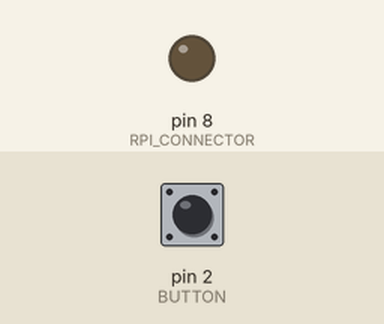
This sketch was run on a simulated Arduino Uno, built with avr-gcc and run on an emulated ATmega328P. Parts: output pins drawn as LEDs (lit = HIGH). The test bench sets the inputs (shaded band); at power-on: pin 2 (BUTTON) LOW.

Above: at 1.2 s.
1.3 s: pin 2 (BUTTON) pulled HIGH for 0.15 s
At 2.5 s:
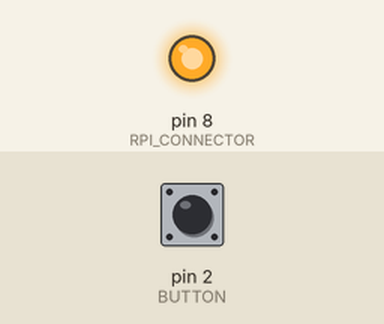
2.9 s: pin 2 (BUTTON) pulled HIGH for 1 s
At 3.7 s:
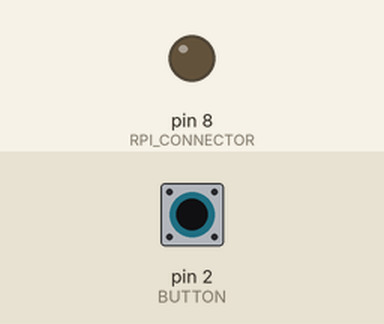
5.4 s: pin 2 (BUTTON) pulled HIGH for 3.2 s
At 6.8 s:
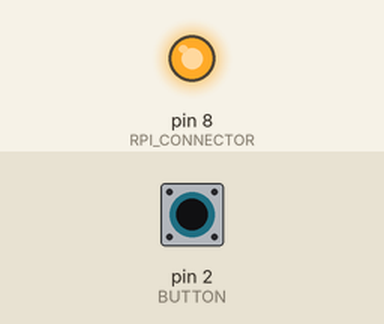
Timing chart, 0 to 8.4 s (numbered marks = the images above; inputs shaded):
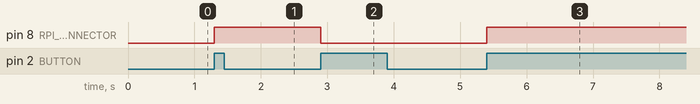

Measured:
- after the input at 1.3 s, pin 8 (RPI_CONNECTOR): LOW → HIGH at once
- after the input at 2.9 s, pin 8 (RPI_CONNECTOR): HIGH → LOW at once
- after the input at 5.4 s, pin 8 (RPI_CONNECTOR): LOW → HIGH at once

The sketch:

opdracht_8_c_Arduino.ino
```cpp
const int BUTTON = 2;
const int RPI_CONNECTOR = 8;
boolean buttonState = false;

void setup() {
pinMode(BUTTON, INPUT);
pinMode(RPI_CONNECTOR, OUTPUT);
Serial.begin(9600);

}

void loop() {

  if(digitalRead(BUTTON) && !buttonState){
    buttonState = true;

    if(digitalRead(RPI_CONNECTOR)){
      digitalWrite(RPI_CONNECTOR, LOW);
    } else {
      digitalWrite(RPI_CONNECTOR, HIGH);
    }

  } else if (!digitalRead(BUTTON)) {
    buttonState = false;
  }


}
```
